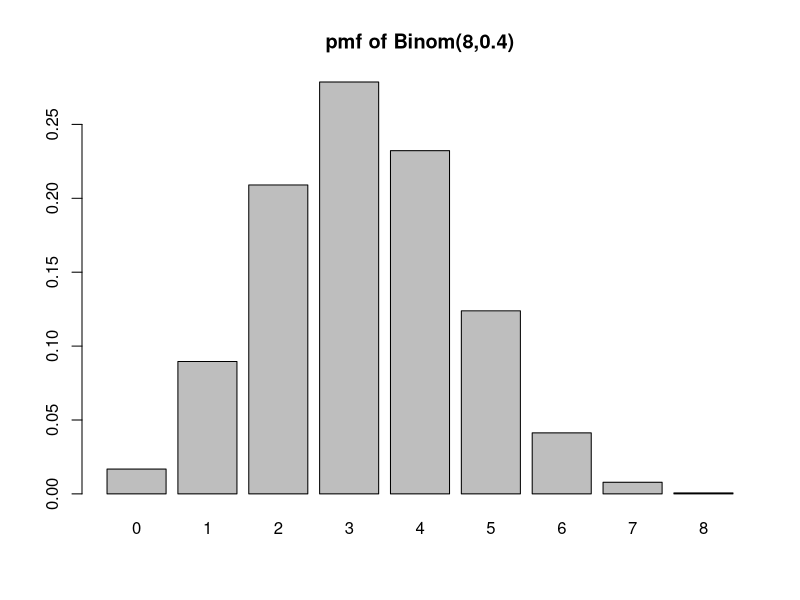
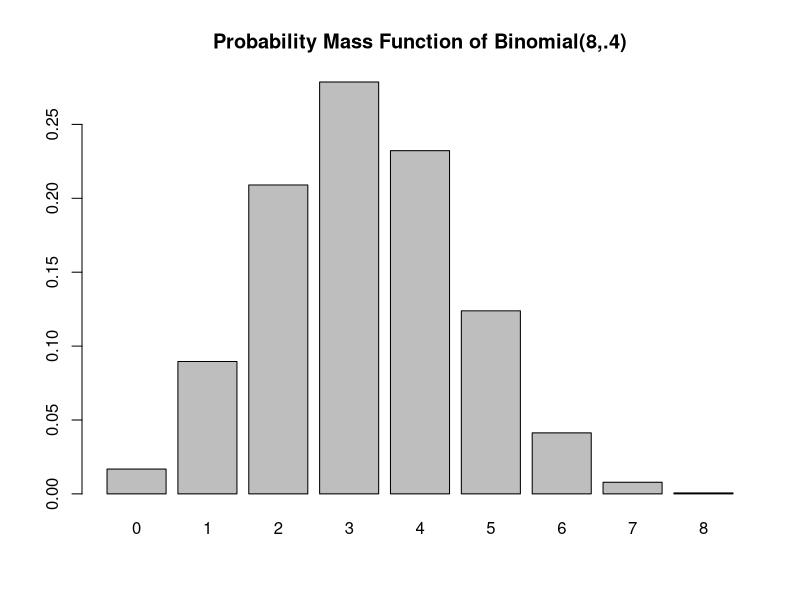
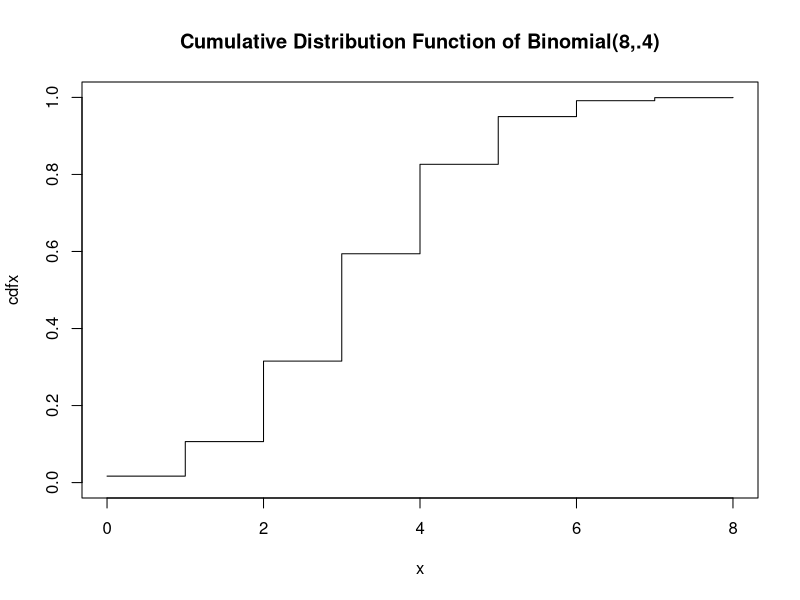
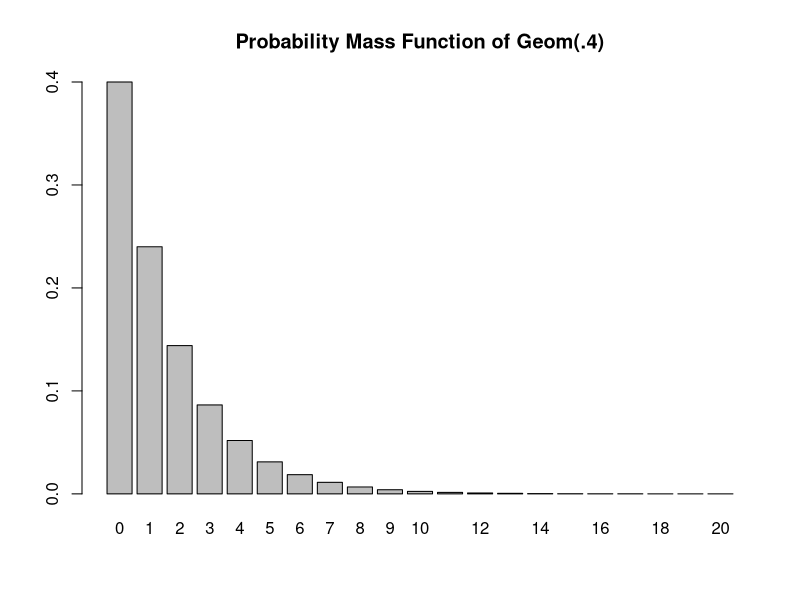
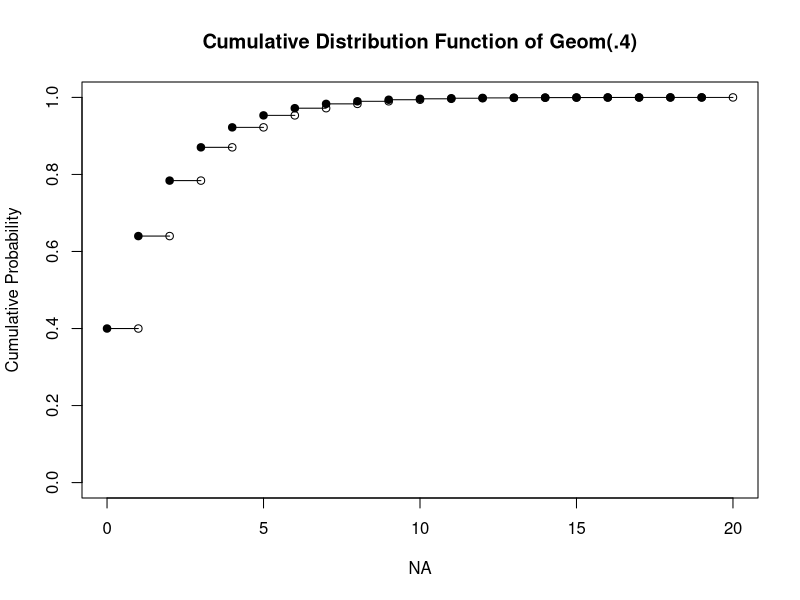
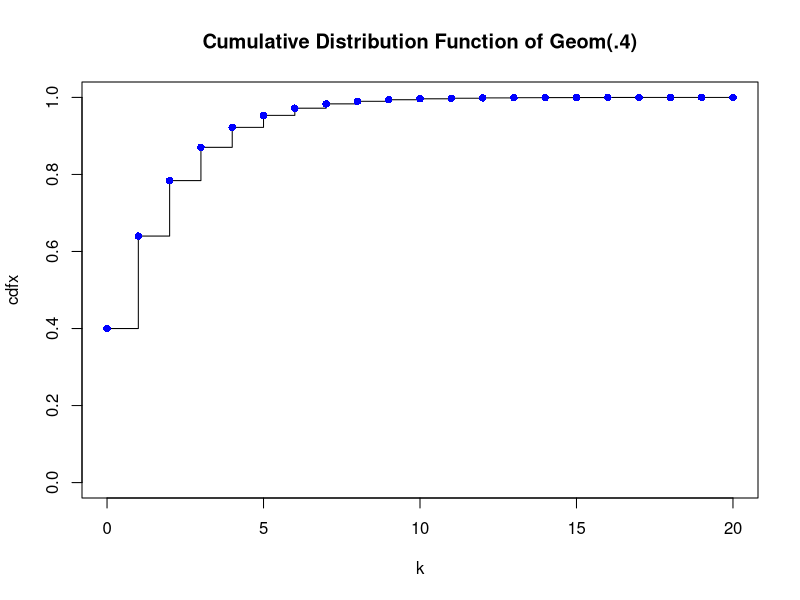
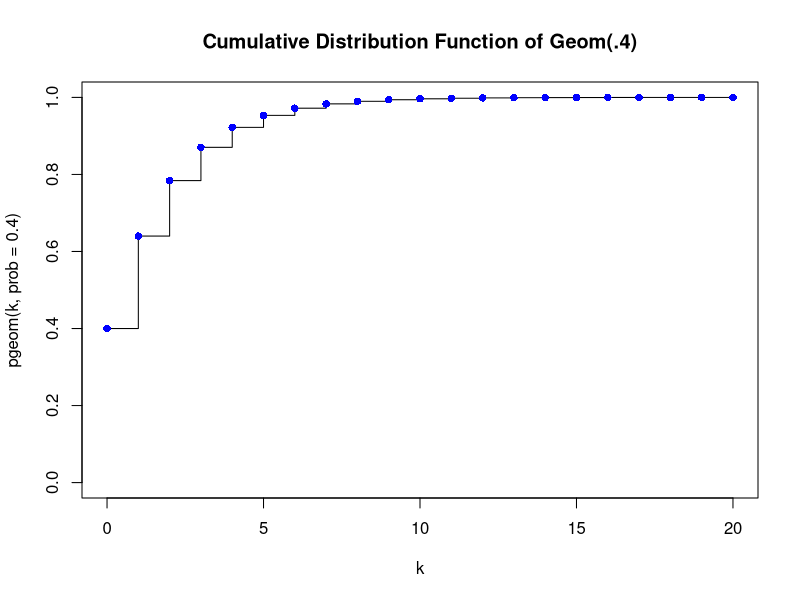
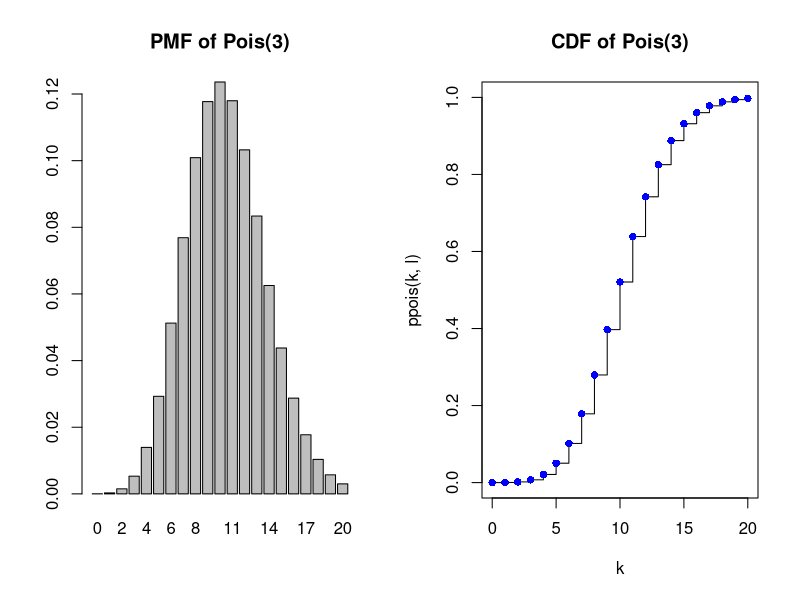

Write the R code that produced these figures, in order.
## ---- chunk 1
knitr::opts_chunk$set(echo = TRUE)
## ---- chunk 2
#Parameters
p <- .3 # the probability of a success

#Generating 10 random values
rbinom(10, size=1, prob=p)
## ---- chunk 3
#All possible values
k <- 0:1
#Associated probabilities
Pr <- dbinom(k, size=1, prob=p)
#expectation
sum(k*Pr)
## ---- chunk 4
bernoulli.sim <- rbinom(100, size=1, prob=p)

# Expectation
p
# from sample
mean(bernoulli.sim)

# Variance
p*(1-p)
#from sample
var(bernoulli.sim)
## ---- chunk 5
#Parameters
n <- 8  #the number of flips / attempts
p <- .4 #the probability of success

#Generate 10 random values
rbinom(10, size=n, prob=p)

#Calculate P(X=3)
dbinom(x=3, size=n, prob=p)
choose(n, 3)*p^3*(1-p)^(n-3)

#Calculate all probabilities
dbinom(x=0:8, size=n, prob=p)
sum(dbinom(x=0:8, size=n, prob=p))

#Calculate P(X <= 3)
pbinom(q=3, size=n, prob=p)
## ---- chunk 6
k <- 0:8
pk <- dbinom(x=0:8, size=n, prob=p)
barplot(height=pk, names=k, main=paste0("pmf of Binom(",n,",",p,")"))

## ---- chunk 7
#All possible values
k <- 0:n
#Associated probabilities
Pr <- dbinom(k, size=n, prob=p)
#expectation
sum(k*Pr)
n*p
## ---- chunk 8
barplot(Pr, names=k, main="Probability Mass Function of Binomial(8,.4)")
## ---- chunk 9
x <- 0:8
cdfx <- pbinom(x, size=n,prob=.4)
plot(x, cdfx, type="s", main="Cumulative Distribution Function of Binomial(8,.4)", ylim=c(0,1))
## ---- chunk 10
binomial.sim <- rbinom(10000, size=n, prob=p)

# Expectation
n*p
# from sample
mean(binomial.sim)

# Variance
n*p*(1-p)
#from sample
var(binomial.sim)
## ---- chunk 11
#Parameters
p <- .4 #The probability of success on each trial

#Generate 10 random values
rgeom(10, prob=p)
## ---- chunk 12
k <- 0:20
Pr <- dgeom(k, prob=p)
barplot(Pr, names=k, main="Probability Mass Function of Geom(.4)")
## ---- chunk 13
cdfx <- cumsum(Pr)

# if you want it to look really proper
n <- length(k)
plot(x = NA, y = NA, pch = NA, 
     xlim = c(0, max(k)), 
     ylim = c(0, 1),
     ylab = "Cumulative Probability",
     main = "Cumulative Distribution Function of Geom(.4)")
points(x = k[-n], y = cdfx[-n], pch=19)
points(x = k[-1], y = cdfx[-n], pch=1)
for(i in 1:(n-1)) points(x=k[i+0:1], y=cdfx[c(i,i)], type="l")
## ---- chunk 14
#Pr(X <= 3)
pgeom(3, prob=p)

## ---- chunk 15
#Pr(X=3)
dgeom(3, prob=p)
## ---- chunk 16
plot(k, cdfx, type="s", main="Cumulative Distribution Function of Geom(.4)", ylim=c(0,1))
points(k, cdfx, pch = 16, col = "blue")
## ---- chunk 17
plot(k, pgeom(k, prob=.4), type="s", main="Cumulative Distribution Function of Geom(.4)", ylim=c(0,1))
points(k, cdfx, pch = 16, col = "blue")
## ---- chunk 18
geom.sim <- rgeom(10000, prob=p)

# Expectation
(1-p)/p
# from sample
mean(geom.sim)

# Variance
(1-p)/(p^2)
#from sample
var(geom.sim)
## ---- chunk 19
#Parameters
l <- 10.5 #The rate parameter, average occurrences per unit time
     #It is lambda, but I'll call it "l"

#Generate 10 random values
rpois(10, lambda=l)
## ---- chunk 20
par(mfrow=c(1,2))
k <- 0:20
Pr <- dpois(k,l)

barplot(Pr, names=k, main="PMF of Pois(3)")
plot(k, ppois(k, l), type="s", main="CDF of Pois(3)", ylim=c(0,1))
points(k, ppois(k, l), pch = 16, col = "blue")
## ---- chunk 21
pois.sim <- rpois(10000, lambda=l)

# Expectation & Variance
l
# mean from sample
mean(pois.sim)
#variance from sample
var(pois.sim)
## ---- chunk 22
#Parameters
a <- 1 #lower bound, inclusive
b <- 6 #upper bound, inclusive

#Generate 10 random values
sample(a:b, 10, replace=TRUE) #replace=TRUE is important
## ---- chunk 23
par(mfrow=c(1,2))
k <- a:b
Pr <- rep(1/(b-a+1), length(k))

barplot(Pr, names=k, main="PMF of Unif(1,6)")
plot(k, cumsum(Pr), type="s", main="CDF of Unif(1,6)", ylim=c(0,1))
points(k, cumsum(Pr), pch = 16, col = "blue")
## ---- chunk 24
# Parameters
a <- 0 #lower bound
b <- 1 #upper bound

#generate 10 random values
runif(10, min=a, max=b)

## ---- chunk 25

par(mfrow=c(1,2))
x <- seq(a,b, length.out=100)

plot(x, dunif(x, a, b), type="l", main="PDF of Unif(0,1)", ylab="density", ylim=c(0,1))
plot(x, punif(x, a, b), type="l", main="CDF of Unif(0,1)", ylab="F(x)")

## ---- chunk 26
unif.sim <- runif(10000, min=a, max=b)

# Expectation
(a+b)/2
# mean from sample
mean(unif.sim)

#variance
(b-a)^2/12
#variance from sample
var(unif.sim)
## ---- chunk 27
#Parameters
mu <- 5 #the mean/location of the distribution
sigma2 <- 4 #the variance is in squared units!!
sigma <- sqrt(sigma2) #sigma is the standard deviation, not the variance

#generate 10 random values
rnorm(10, mean=mu, sd=sigma)
## ---- chunk 28

par(mfrow=c(1,2))
x <- seq(mu-3*sigma, mu+3*sigma, length.out=100)

plot(x, dnorm(x, mu, sigma), type="l", main="PDF of Normal(5, 2^2)", ylab="density")
plot(x, pnorm(x, mu, sigma), type="l", main="CDF of Normal(5, 2^2)", ylab="F(x)")

## ---- chunk 29
mu <- 15
sigma <- 4
t <- seq(mu-4*sigma, mu+4*sigma, length.out=1000)
d <- dnorm(t, mean=mu, sd=sigma)

w <- t[2]-t[1]

head(t)
head(d)

#Expected value
sum( t * (d*w))

## ---- chunk 30
normal.sim <- rnorm(10000, mean=mu, sd=sigma)

# Expectation
mu
# mean from sample
mean(normal.sim)

#variance
sigma2
#variance from sample
var(normal.sim)
## ---- chunk 31
normal.sim <- rnorm(1000000)

x <- .25 <= normal.sim & normal.sim <=.75

sum(x)/1000000

pnorm(.75)-pnorm(.25)

## ---- chunk 32
# X1 ~ Normal(1,1^2)
x1 <- rnorm(10000, mean=1, sd=1)

#X2 ~ Normal(2, 2^2)
x2 <- rnorm(10000, mean=2, sd=2)

par(mfrow=c(1,2))
hist(x1)
hist(x2)

## ---- chunk 33
var(x1)
var(x2)
## ---- chunk 34
var(x1+x2)
var(x1)+var(x2)
var(x1)+var(x2)+2*cov(x1,x2)

## ---- chunk 35
mean(x1+x2)
mean(x1)+mean(x2)

plot(x1,x2)
hist(x1+x2, breaks=50)
## ---- chunk 36
X <- runif(100000, 0, 1)
hist(X)

Y <- runif(100000, 0, 1)
hist(Y)

hist(X+Y)




Z <- runif(100000, 0, 1)
hist(X+Y+Z, breaks=100)


## ---- chunk 37
p=.25
random.geom <- rgeom(10000, prob=p)
hist(random.geom, breaks=25)
## ---- chunk 38
par (mfrow=c(2,2))
N <- 2
geom.sim <- rgeom(10000, p/N) / N
hist(geom.sim, breaks=100)
mean(geom.sim)

N <- 6
geom.sim <- rgeom(10000, p/N) / N
hist(geom.sim, breaks=100)
mean(geom.sim)

N <- 24
geom.sim <- rgeom(10000, p/N) / N
hist(geom.sim, breaks=100)
mean(geom.sim)

N <- 100
geom.sim <- rgeom(10000, p/N) / N
hist(geom.sim, breaks=100)
mean(geom.sim)
## ---- chunk 39
#Parameters
l <- 3 #The rate parameter, the average number of occurrences per unit time

#Generate 10 random values
rexp(10, rate=l)
## ---- chunk 40
par(mfrow=c(1,2))
x <- seq(0, 6/l, length.out=100)

plot(x, dexp(x, l), type="l", main="PDF of Exp(3)", ylab="density")
plot(x, pexp(x, l), type="l", main="CDF of Exp(3)", ylab="F(x)")
## ---- chunk 41
exp.sim <- rexp(10000, l)

# Expectation
1/l
# mean from sample
mean(exp.sim)

#variance
1/l^2
#variance from sample
var(exp.sim)
## ---- chunk 42
simulated.exp <- rexp(10000, rate=10)
hist(simulated.exp)
head(simulated.exp)


converted.poisson <- as.vector(table(floor(cumsum(simulated.exp))))
par(mfrow=c(1,2))
    hist(converted.poisson)
    hist(rpois(500, lambda=10))

## ---- chunk 43
deltas <- rnorm(30)
X <- 50 + c(0,cumsum(deltas))

plot(x=1:31, y=X, type="l")

